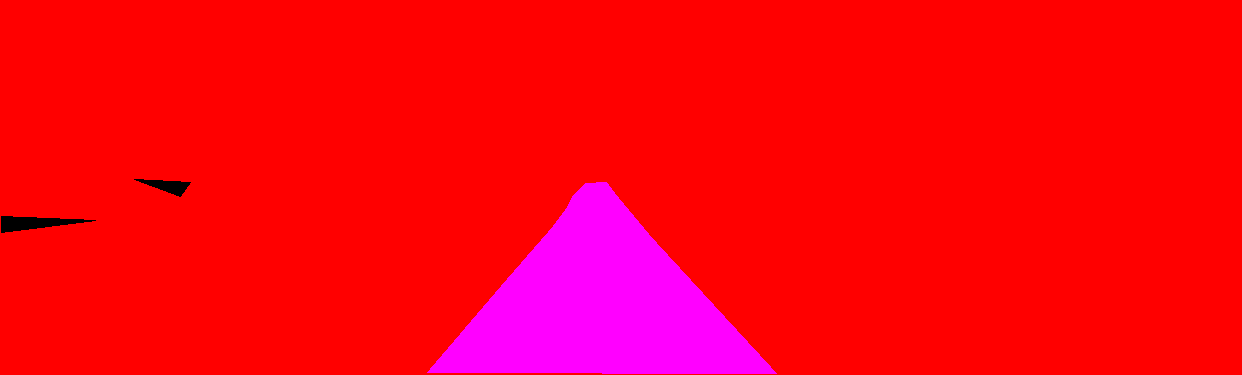
#> input picture image-seg-fcn/kitti/training/gt_image_2/um_lane_000003.png, 1242 x 375 px; its folder holds only this picture in this run
$ python kitti_data_exploration.py   (older library calls are emulated)
#> lines starting #> are read from the running program, lines starting #| are printed output that depends on the picture; after the words box and inside, x2 and y2 are one past the last pixel; in counts of white or black regions, pixels touching at a corner belong together; long printed decimals are rounded
import os.path
from glob import glob

import numpy as np
import scipy.misc
import matplotlib.pyplot as plt

image_paths = glob(os.path.join("data", "data_road", 'training', 'gt_image_2', '*.png'))
road = 0
total = 0.
iou = []
for image_file in image_paths:
    image = scipy.misc.imread(image_file)[:, :, 2]
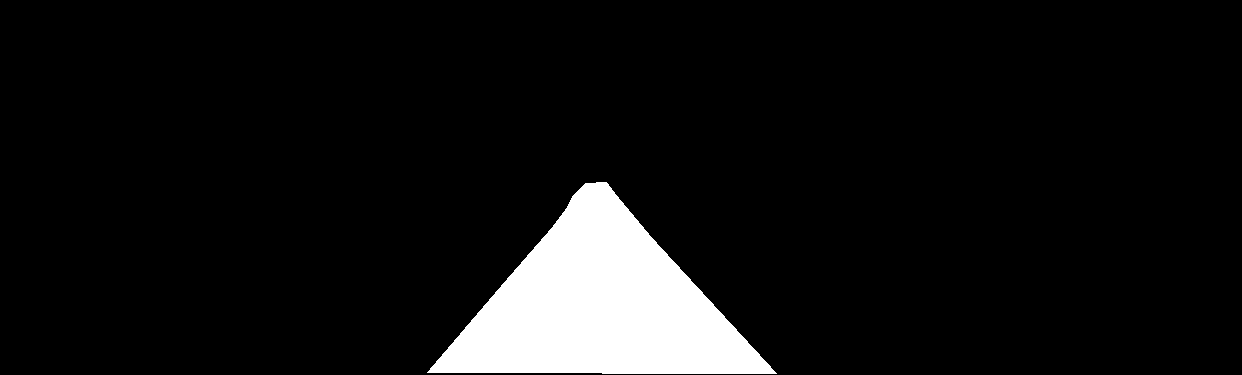
#> image: shape (375, 1242); 7.5% white; 1 white region, box (x1, y1, x2, y2) and area: (427, 182, 777, 374) 34853
    road = np.count_nonzero(image)
#> road = 34853
    total = image.shape[0] * image.shape[1]
#> total = 465750
    iou.append((total - road) / (2*total))
    print("% Road:", road/total, "% Not Road", 1 - road/total, 'total', total)
#| % Road: 0.07483 % Not Road 0.9252 total 465750
print('Done.')

print(np.average(iou))
#| 0.4626

road /= total
#> road = 0.0748
not_road = 1 - road
#> not_road = 0.925

# % Road: 0.15315206373875018 % Not Road 0.8468479362612498 total 178168288.0


plt.bar(['Road', 'Not Road'], [road, not_road])
plt.title('Frequency of Kitti Classes')
plt.ylim((0, 1))
plt.show()
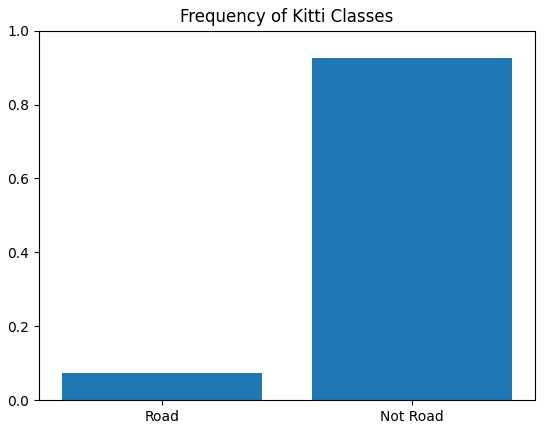
#> figure drawn by matplotlib, 1 panel


# Values from helper.calculate_class_frequency()
plt.bar(['void', 'flat', 'construction', 'object', 'nature', 'sky', 'human', 'vehicle'], [1.,  0.99193277,  0.99697479,  0.99327731,  0.97411765,  0.90285714,  0.84033613,  0.98689076])
plt.title('Frequency of Categories in Training Set')
plt.ylim((0, 1))
plt.show()
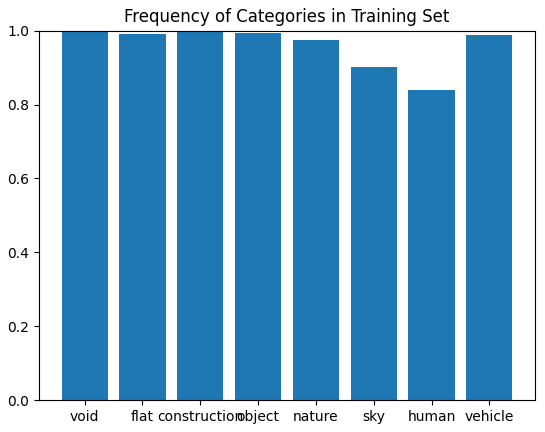
#> figure drawn by matplotlib, 1 panel; tallest bar 1 high, from x = -0.4 to 0.4
